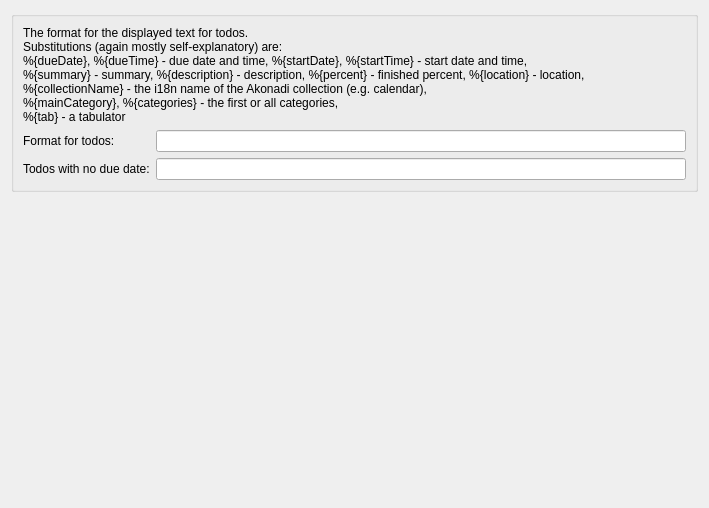
<?xml version="1.0" encoding="UTF-8"?>
<ui version="4.0">
 <class>TodoFormatConfig</class>
 <widget class="QWidget" name="TodoFormatConfig">
  <property name="geometry">
   <rect>
    <x>0</x>
    <y>0</y>
    <width>709</width>
    <height>508</height>
   </rect>
  </property>
  <layout class="QVBoxLayout" name="verticalLayout">
   <item>
    <widget class="QGroupBox" name="groupBox_4">
     <property name="title">
      <string/>
     </property>
     <layout class="QGridLayout" name="gridLayout_3">
      <item row="0" column="0" colspan="2">
       <widget class="QLabel" name="label_7">
        <property name="text">
         <string>The format for the displayed text for todos.
Substitutions (again mostly self-explanatory) are:
%{dueDate}, %{dueTime} - due date and time, %{startDate}, %{startTime} - start date and time,
%{summary} - summary, %{description} - description, %{percent} - finished percent, %{location} - location,
%{collectionName} - the i18n name of the Akonadi collection (e.g. calendar),
%{mainCategory}, %{categories} - the first or all categories,
%{tab} - a tabulator</string>
        </property>
       </widget>
      </item>
      <item row="1" column="0">
       <widget class="QLabel" name="label_8">
        <property name="text">
         <string>Format for todos:</string>
        </property>
       </widget>
      </item>
      <item row="1" column="1">
       <widget class="KLineEdit" name="todoEdit">
        <property name="toolTip">
         <string>The text displayed for common todos.</string>
        </property>
        <property name="statusTip">
         <string/>
        </property>
       </widget>
      </item>
      <item row="2" column="0">
       <widget class="QLabel" name="label_9">
        <property name="text">
         <string>Todos with no due date:</string>
        </property>
       </widget>
      </item>
      <item row="2" column="1">
       <widget class="KLineEdit" name="noDueDateEdit">
        <property name="toolTip">
         <string>The text displayed for todos with no due date.</string>
        </property>
       </widget>
      </item>
     </layout>
    </widget>
   </item>
   <item>
    <spacer name="verticalSpacer">
     <property name="orientation">
      <enum>Qt::Vertical</enum>
     </property>
     <property name="sizeHint" stdset="0">
      <size>
       <width>20</width>
       <height>329</height>
      </size>
     </property>
    </spacer>
   </item>
  </layout>
 </widget>
 <customwidgets>
  <customwidget>
   <class>KLineEdit</class>
   <extends>QLineEdit</extends>
   <header>klineedit.h</header>
  </customwidget>
 </customwidgets>
 <resources/>
 <connections/>
</ui>
